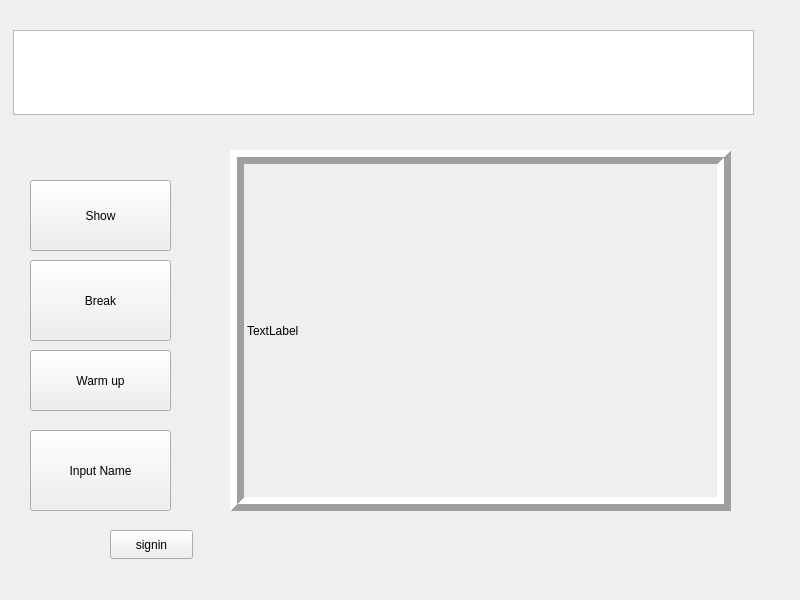
<?xml version="1.0" encoding="UTF-8"?>
<ui version="4.0">
 <class>Widget</class>
 <widget class="QWidget" name="Widget">
  <property name="geometry">
   <rect>
    <x>0</x>
    <y>0</y>
    <width>800</width>
    <height>600</height>
   </rect>
  </property>
  <property name="windowTitle">
   <string>Widget</string>
  </property>
  <widget class="QTextEdit" name="TEXT">
   <property name="geometry">
    <rect>
     <x>13</x>
     <y>30</y>
     <width>741</width>
     <height>85</height>
    </rect>
   </property>
  </widget>
  <widget class="QPushButton" name="SHOW">
   <property name="geometry">
    <rect>
     <x>30</x>
     <y>180</y>
     <width>141</width>
     <height>71</height>
    </rect>
   </property>
   <property name="text">
    <string>Show</string>
   </property>
  </widget>
  <widget class="QLabel" name="imgLabel">
   <property name="geometry">
    <rect>
     <x>230</x>
     <y>150</y>
     <width>501</width>
     <height>361</height>
    </rect>
   </property>
   <property name="frameShape">
    <enum>QFrame::Box</enum>
   </property>
   <property name="frameShadow">
    <enum>QFrame::Raised</enum>
   </property>
   <property name="lineWidth">
    <number>7</number>
   </property>
   <property name="text">
    <string>TextLabel</string>
   </property>
  </widget>
  <widget class="QPushButton" name="Break">
   <property name="geometry">
    <rect>
     <x>30</x>
     <y>260</y>
     <width>141</width>
     <height>81</height>
    </rect>
   </property>
   <property name="text">
    <string>Break</string>
   </property>
  </widget>
  <widget class="QPushButton" name="warmup">
   <property name="geometry">
    <rect>
     <x>30</x>
     <y>350</y>
     <width>141</width>
     <height>61</height>
    </rect>
   </property>
   <property name="text">
    <string>Warm up</string>
   </property>
  </widget>
  <widget class="QPushButton" name="inputButton">
   <property name="geometry">
    <rect>
     <x>30</x>
     <y>430</y>
     <width>141</width>
     <height>81</height>
    </rect>
   </property>
   <property name="text">
    <string>Input Name</string>
   </property>
  </widget>
  <widget class="QPushButton" name="signin">
   <property name="geometry">
    <rect>
     <x>110</x>
     <y>530</y>
     <width>83</width>
     <height>29</height>
    </rect>
   </property>
   <property name="text">
    <string>signin</string>
   </property>
  </widget>
 </widget>
 <resources/>
 <connections/>
</ui>
